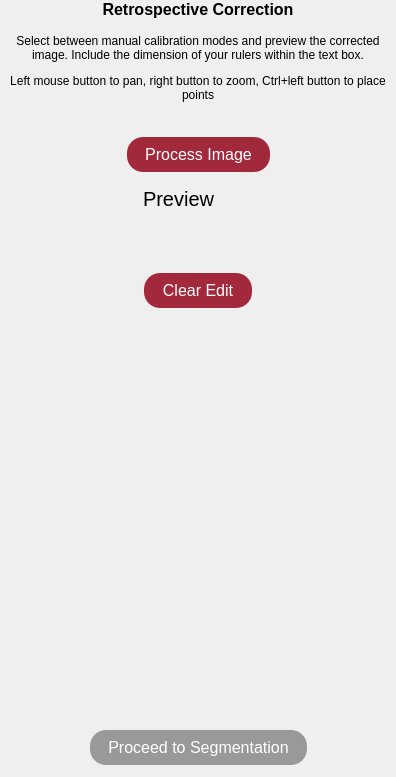
          <widget class="QWidget" name="pageCorrection">
           <layout class="QVBoxLayout" name="verticalLayout_2">
            <property name="spacing">
             <number>15</number>
            </property>
            <property name="leftMargin">
             <number>0</number>
            </property>
            <property name="topMargin">
             <number>0</number>
            </property>
            <property name="rightMargin">
             <number>0</number>
            </property>
            <property name="bottomMargin">
             <number>12</number>
            </property>
            <item>
             <widget class="QLabel" name="labelTitle">
              <property name="styleSheet">
               <string notr="true">font-weight: bold; font-size: 16px;</string>
              </property>
              <property name="text">
               <string>Retrospective Correction</string>
              </property>
              <property name="alignment">
               <set>Qt::AlignCenter</set>
              </property>
             </widget>
            </item>
            <item>
             <widget class="QLabel" name="label_2">
              <property name="text">
               <string>&lt;html&gt;&lt;head/&gt;&lt;body&gt;&lt;p&gt;Select between manual calibration modes and preview the corrected image. Include the dimension of your rulers within the text box.&lt;/p&gt;&lt;p&gt;Left mouse button to pan, right button to zoom, Ctrl+left button to place points&lt;/p&gt;&lt;/body&gt;&lt;/html&gt;</string>
              </property>
              <property name="alignment">
               <set>Qt::AlignCenter</set>
              </property>
              <property name="wordWrap">
               <bool>true</bool>
              </property>
             </widget>
            </item>
            <item>
             <layout class="QGridLayout" name="gridLayout">
              <property name="verticalSpacing">
               <number>6</number>
              </property>
              <item row="0" column="1">
               <spacer name="horizontalSpacer_2">
                <property name="orientation">
                 <enum>Qt::Horizontal</enum>
                </property>
                <property name="sizeHint" stdset="0">
                 <size>
                  <width>40</width>
                  <height>20</height>
                 </size>
                </property>
               </spacer>
              </item>
              <item row="0" column="0">
               <spacer name="horizontalSpacer_5">
                <property name="orientation">
                 <enum>Qt::Horizontal</enum>
                </property>
                <property name="sizeHint" stdset="0">
                 <size>
                  <width>40</width>
                  <height>20</height>
                 </size>
                </property>
               </spacer>
              </item>
             </layout>
            </item>
            <item>
             <layout class="QGridLayout" name="gridLayout_2">
              <item row="0" column="0">
               <spacer name="horizontalSpacer_3">
                <property name="orientation">
                 <enum>Qt::Horizontal</enum>
                </property>
                <property name="sizeHint" stdset="0">
                 <size>
                  <width>40</width>
                  <height>20</height>
                 </size>
                </property>
               </spacer>
              </item>
              <item row="0" column="3">
               <spacer name="horizontalSpacer_4">
                <property name="orientation">
                 <enum>Qt::Horizontal</enum>
                </property>
                <property name="sizeHint" stdset="0">
                 <size>
                  <width>40</width>
                  <height>20</height>
                 </size>
                </property>
               </spacer>
              </item>
              <item row="0" column="2">
               <widget class="QPushButton" name="pushButtonProcess">
                <property name="minimumSize">
                 <size>
                  <width>80</width>
                  <height>0</height>
                 </size>
                </property>
                <property name="cursor">
                 <cursorShape>PointingHandCursor</cursorShape>
                </property>
                <property name="styleSheet">
                 <string notr="true">QPushButton {background: #a2293c; padding: 8 18 8 18;font-size: 16px; border: none; border-radius: 16; color:white}
QPushButton:disabled {background: #999999;}</string>
                </property>
                <property name="text">
                 <string>Process Image</string>
                </property>
               </widget>
              </item>
             </layout>
            </item>
            <item>
             <layout class="QGridLayout" name="gridLayout_4">
              <property name="horizontalSpacing">
               <number>6</number>
              </property>
              <item row="0" column="0">
               <spacer name="horizontalSpacer_7">
                <property name="orientation">
                 <enum>Qt::Horizontal</enum>
                </property>
                <property name="sizeHint" stdset="0">
                 <size>
                  <width>40</width>
                  <height>20</height>
                 </size>
                </property>
               </spacer>
              </item>
              <item row="0" column="3">
               <spacer name="horizontalSpacer_8">
                <property name="orientation">
                 <enum>Qt::Horizontal</enum>
                </property>
                <property name="sizeHint" stdset="0">
                 <size>
                  <width>40</width>
                  <height>20</height>
                 </size>
                </property>
               </spacer>
              </item>
              <item row="0" column="2">
               <widget class="QPushButton" name="pushButtonTogglePreview">
                <property name="minimumSize">
                 <size>
                  <width>0</width>
                  <height>0</height>
                 </size>
                </property>
                <property name="cursor">
                 <cursorShape>PointingHandCursor</cursorShape>
                </property>
                <property name="styleSheet">
                 <string notr="true">QPushButton {background: none; padding: 0 0 0 0; border: none;}
</string>
                </property>
                <property name="text">
                 <string/>
                </property>
                <property name="icon">
                 <iconset resource="dissection_photo.qrc">
                  <normaloff>:/resource/switch@2x.png</normaloff>
                  <normalon>:/resource/switch_on@2x.png</normalon>:/resource/switch@2x.png</iconset>
                </property>
                <property name="iconSize">
                 <size>
                  <width>60</width>
                  <height>36</height>
                 </size>
                </property>
                <property name="checkable">
                 <bool>true</bool>
                </property>
               </widget>
              </item>
              <item row="0" column="1">
               <widget class="QLabel" name="label_12">
                <property name="font">
                 <font>
                  <pointsize>15</pointsize>
                 </font>
                </property>
                <property name="text">
                 <string>Preview</string>
                </property>
               </widget>
              </item>
             </layout>
            </item>
            <item>
             <spacer name="verticalSpacer_3">
              <property name="orientation">
               <enum>Qt::Vertical</enum>
              </property>
              <property name="sizeType">
               <enum>QSizePolicy::Fixed</enum>
              </property>
              <property name="sizeHint" stdset="0">
               <size>
                <width>20</width>
                <height>30</height>
               </size>
              </property>
             </spacer>
            </item>
            <item>
             <spacer name="verticalSpacer">
              <property name="orientation">
               <enum>Qt::Vertical</enum>
              </property>
              <property name="sizeType">
               <enum>QSizePolicy::Fixed</enum>
              </property>
              <property name="sizeHint" stdset="0">
               <size>
                <width>396</width>
                <height>17</height>
               </size>
              </property>
             </spacer>
            </item>
            <item>
             <layout class="QHBoxLayout" name="horizontalLayout_4">
              <item>
               <spacer name="horizontalSpacer_14">
                <property name="orientation">
                 <enum>Qt::Horizontal</enum>
                </property>
                <property name="sizeHint" stdset="0">
                 <size>
                  <width>40</width>
                  <height>20</height>
                 </size>
                </property>
               </spacer>
              </item>
              <item>
               <widget class="QPushButton" name="pushButtonClear">
                <property name="minimumSize">
                 <size>
                  <width>80</width>
                  <height>0</height>
                 </size>
                </property>
                <property name="cursor">
                 <cursorShape>PointingHandCursor</cursorShape>
                </property>
                <property name="styleSheet">
                 <string notr="true">QPushButton {background: #a2293c; padding: 8 18 8 18;font-size: 16px; border: none; border-radius: 16; color:white}
QPushButton:disabled {background: #999999;}</string>
                </property>
                <property name="text">
                 <string>Clear Edit</string>
                </property>
               </widget>
              </item>
              <item>
               <spacer name="horizontalSpacer_15">
                <property name="orientation">
                 <enum>Qt::Horizontal</enum>
                </property>
                <property name="sizeHint" stdset="0">
                 <size>
                  <width>40</width>
                  <height>20</height>
                 </size>
                </property>
               </spacer>
              </item>
             </layout>
            </item>
            <item>
             <spacer name="verticalSpacer_2">
              <property name="orientation">
               <enum>Qt::Vertical</enum>
              </property>
              <property name="sizeHint" stdset="0">
               <size>
                <width>20</width>
                <height>407</height>
               </size>
              </property>
             </spacer>
            </item>
            <item>
             <layout class="QHBoxLayout" name="horizontalLayout_2">
              <item>
               <spacer name="horizontalSpacer_12">
                <property name="orientation">
                 <enum>Qt::Horizontal</enum>
                </property>
                <property name="sizeHint" stdset="0">
                 <size>
                  <width>0</width>
                  <height>20</height>
                 </size>
                </property>
               </spacer>
              </item>
              <item>
               <widget class="QPushButton" name="pushButtonSegmentation">
                <property name="enabled">
                 <bool>false</bool>
                </property>
                <property name="minimumSize">
                 <size>
                  <width>210</width>
                  <height>0</height>
                 </size>
                </property>
                <property name="cursor">
                 <cursorShape>PointingHandCursor</cursorShape>
                </property>
                <property name="styleSheet">
                 <string notr="true">QPushButton {background: #94902c; padding: 8 18 8 18;font-size: 16px; border: none; border-radius: 16; color:white}
QPushButton:disabled {background: #999999;}</string>
                </property>
                <property name="text">
                 <string>Proceed to Segmentation</string>
                </property>
               </widget>
              </item>
              <item>
               <spacer name="horizontalSpacer_13">
                <property name="orientation">
                 <enum>Qt::Horizontal</enum>
                </property>
                <property name="sizeHint" stdset="0">
                 <size>
                  <width>0</width>
                  <height>20</height>
                 </size>
                </property>
               </spacer>
              </item>
             </layout>
            </item>
           </layout>
          </widget>
